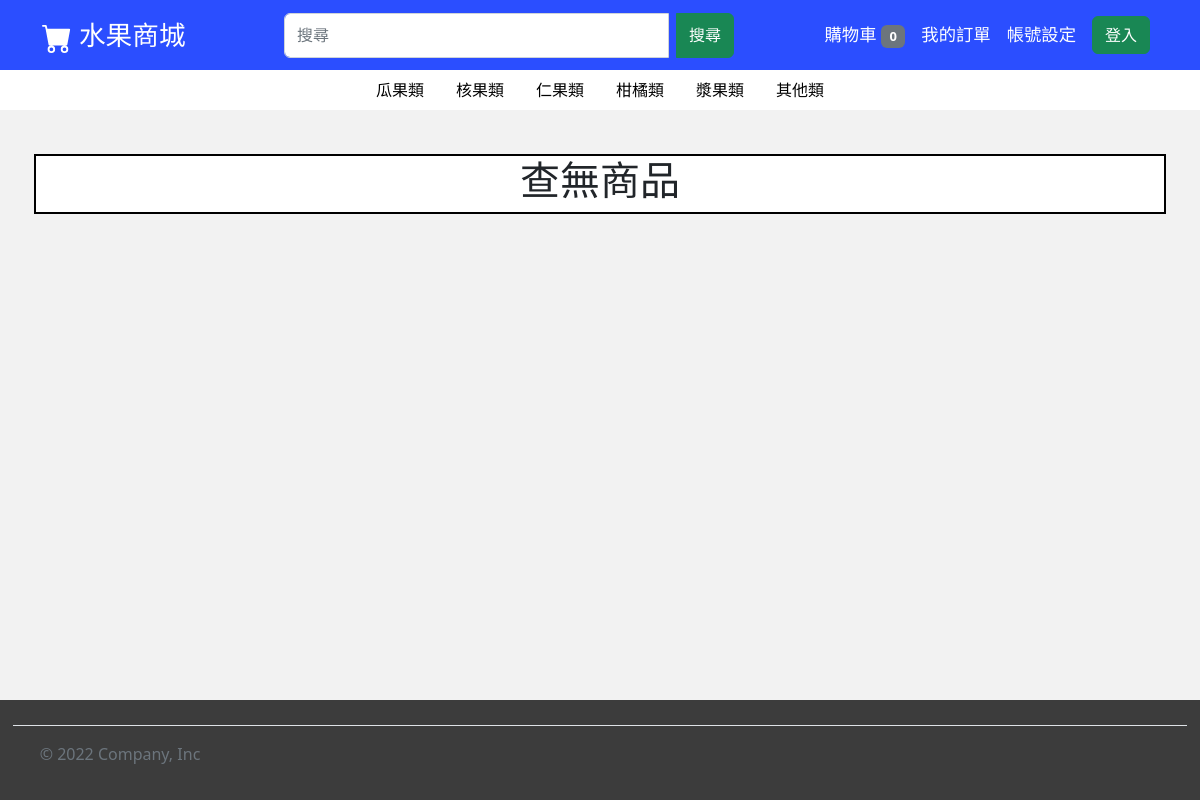
The app's page /html/Inquire.php?search=melon, older data.
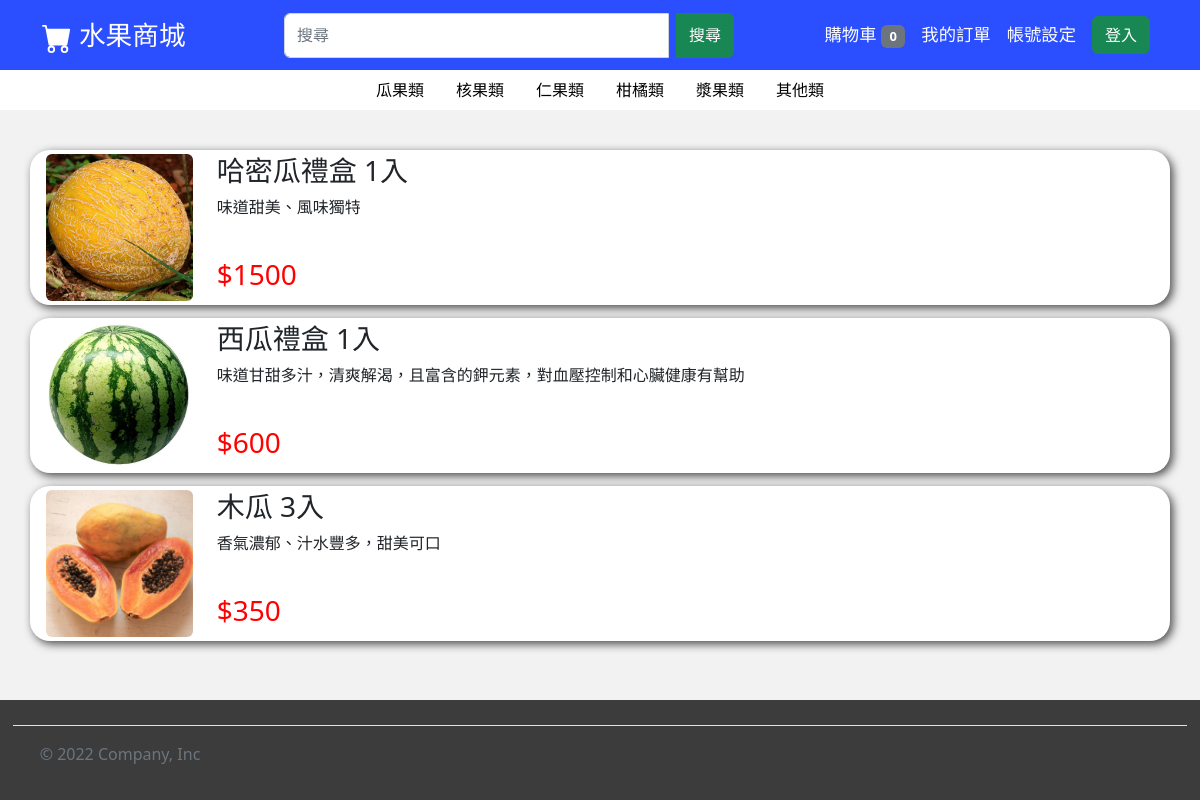
The same page, newer data.
### tables this page shows
CREATE TABLE `products` (
  `pID` varchar(20) NOT NULL,
  `pType` varchar(15) NOT NULL,
  `pName` varchar(20) NOT NULL,
  `pPrice` int(10) NOT NULL,
  `pQuantity` int(10) NOT NULL,
  `pImage` varchar(100) NOT NULL,
  `pIntroduce` varchar(100) NOT NULL,
  `pSales_volume` int(10) NOT NULL
);

### html/dbtools.inc.php (called while the page is built, shortened)
<?php
  function execute_sql($database, $sql, $link)
  {
    $result = mysql_query($sql, $link);
    return $result;
  }
?>

### html/Inquire.php (the view, shortened to what this page needs)
<!DOCTYPE html>
<html lang="zh-Hant">
<head>
    <link href="https://cdn.jsdelivr.net/npm/bootstrap@5.2.2/dist/css/bootstrap.min.css" rel="stylesheet"
>
    <link rel="stylesheet" type="text/css" href="../css/all_Web.css">
    <link rel="stylesheet" type="text/css" href="../css/Inquire.css">
</head>
<body>
<div id="wrapper">
<nav class="navbar navbar-dark navbar-expand-lg sticky-top">
        <div class="container">
            <a style="font-size: 20pt" class="navbar-brand" href="../html/home.php">
                水果商城
            </a>
            <div class="collapse navbar-collapse" id="navbarSupportedContent">
                <form style="width:450px" class="input-group mx-auto" id="Search" role="search" method="get" action="Inquire.php">
                    <input name="search" class="form-control me-2" type="search" placeholder="搜尋">
                    <button class="btn btn-success" type="submit">搜尋</button>
                </form>
                <ul class="navbar-nav align-items-center">
                    <li class="nav-item">
                        <a class="nav-link active" aria-current="page" href="../html/shopping_cart.php">
                            購物車
<?php
                        if(!empty($_SESSION['userID']))
                        {
                            require_once("dbtools.inc.php");
                            $link=create_connection();
                            $sql="call select_shappingCarNum(" . $_SESSION['userID'] . ")";
                            $result=execute_sql("shoppingdb", $sql, $link);
                            $car_num = mysql_fetch_row($result)[0];
                            if($car_num > 0)
                                echo "<span class=\"badge bg-danger\">$car_num</span>";
                            else
                                echo "<span class=\"badge bg-secondary\">0</span>";
                            mysql_close($link);
                        }
                        else
                            echo "<span class=\"badge bg-secondary\">0</span>";
?>
                        </a>
                    </li>
                    <li class="nav-item">
                        <a class="nav-link active" href="../html/order.php">我的訂單</a>
                    </li>
                    <li class="nav-item dropdown">
                        <a class="nav-link active" href="../html/account.php">帳號設定</a>
                    </li>
                    <li class="nav-item">
<?php
                    if(!empty($_SESSION['userName']) && !empty($_SESSION['userID']))
                    {
                        echo "
                        <form method=\"post\">
                            <button name=\"distory\" value=\"distory\" type=\"submit\" class=\"btn btn-success\">登出</button>
                        </from>";
                        if(!empty($_POST['distory'])) {
                            session_destroy();
                            echo "<script> location.replace(\"home.php\"); </script>";
                        }
                    }
                    else
                    {
                        echo "<a class=\"nav-link\" href=\"../html/login.php\"><button type=\"button\"
                                class=\"btn btn-success\">登入</button></a>";
                    }
?>
                    </li>
                </ul>
            </div>
        </div>
    </nav>
    <header>
        <ul class="nav justify-content-center">
            <li class="nav-item">
                <a class="nav-link" href="../html/Inquire.php?search=melon">瓜果類</a>
            </li>
            <li class="nav-item">
                <a class="nav-link" href="../html/Inquire.php?search=drupe">核果類</a>
            </li>
            <li class="nav-item">
                <a class="nav-link" href="../html/Inquire.php?search=pome_fruit">仁果類</a>
            </li>
            <li class="nav-item">
                <a class="nav-link" href="../html/Inquire.php?search=tangerine">柑橘類</a>
            </li>
            <li class="nav-item">
                <a class="nav-link" href="../html/Inquire.php?search=berry">漿果類</a>
            </li>
            <li class="nav-item">
                <a class="nav-link" href="../html/Inquire.php?search=other">其他類</a>
            </li>
        </ul>
    </header>
<?php
    if(!empty($_GET["search"]))
        $search = $_GET["search"];
    if(!empty($search))
    {
        require_once("dbtools.inc.php");
        $link=create_connection();
        $sql="call search('$search')";
        $result=execute_sql("shoppingdb", $sql, $link);
        if(!empty($result))
        {
                $data_num = mysql_num_rows($result);
            $total_fields = mysql_num_fields($result);
        }
        else
            $data_num = 0;
    }
    else
    {
        $data_num = 0;
    }
    echo"
    <main>
        <div style=\"margin-top: 30pt;\" class=\"container\">";
    if($data_num != 0)
    {
        $j = 1;
        while ($row = mysql_fetch_row($result) and $j <= $data_num)
        {
            for($i = 0; $i < $total_fields; $i+=6)
            {
                echo"
                <div id=\"commodity\" style=\"padding: 3pt;border-radius: 15pt;background-color: rgb(255, 255, 255);box-shadow: 3px 3px 10px rgba(0, 0, 0, 0.7);margin-bottom: 10pt;\" class=\"row justify-content-md-center\">
                    <div class=\"col-auto\">
                        <img id=\"commodity_image\" style=\"width:110pt;height:110pt\" src=\"" . $row[$i] . "\" class=\"rounded mx-autod-block\" alt=\"...\" onclick=\"location.href='../html/register.php?num=" . $row[$i+5] . "'\">
                    </div>
                    <div style=\"overflow: hidden;\" class=\"col\">
                        <h3 id=\"commodity_title\" style=\" height: 25pt;overflow: hidden;text-overflow: ellipsis;\"  onclick=\"location.href='../html/register.php?num=" . $row[$i+5] . "'\">
                                " . $row[$i+1] . "
                        </h3>
                        <p style=\"height: 35pt;overflow: hidden;text-overflow: ellipsis;\">
                            " . $row[$i+2] . "
                        </p>
                        <div class=\"row justify-content-md-start\">
                            <div class=\"col-auto\">
                                <h3 style=\"color: red;\">$" . $row[$i+3] . "</h3>
                            </div>
                        </div>
                    </div>
                </div>";
            }
            $j++;
        }
    }
    else if($data_num == 0)
    {
        echo"
        <div id=\"commodity\"
            <div style=\"padding: 3pt;\" class=\"row
                    justify-content-md-center\">
                <div style=\"border: 2pt solid black;background-color: rgb(255, 255, 255);\" class=\"col\">
                    <h1 style=\"text-align: center;\">";
                    if(!empty($_POST["search"]) || !empty($_GET["search"]))
                        echo "查無商品";
                    else
                        echo "未輸入查詢商品名稱";
        echo       "</h1>
                </div>
            </div>
        </div>";
    }
    echo"
        </div>
    </main>";
?>
</div>
    <div id="footer" class="container-fluid">
        <footer class="d-flex flex-wrap justify-content-between
                align-items-center py-3 my-4 border-top">
            <div class="col-md-4 d-flex align-items-center">
                <span style="margin-left: 20pt;" class="mb-3 mb-md-0 text-muted">&copy; 2022
                    Company, Inc</span>
            </div>
        </footer>
    </div>
</body>
</html>

### css/all_Web.css (style rules this page uses)
html, body { height: 100%; margin: 0; }
body { background-color: rgb(242, 242, 242); }
nav { font-size: 13pt; background-color: rgb(43, 78, 255); }
header { background-color: rgb(255, 255, 255); }
.nav-link { color: rgb(0, 0, 0); }
#Search { height: 45px; }
#wrapper { min-height: calc(100% - 130px); }
#footer { margin-top: 30px; height: 100px; border: 1pt solid rgb(60, 60, 60); background-color: rgb(60, 60, 60); }

### css/Inquire.css (style rules this page uses)
#commodity_image { cursor: pointer; }

Row changes from the older to the newer data that the page shows:
added products: pImage (picture), pName "哈密瓜禮盒 1入", pIntroduce "味道甜美、風味獨特", pPrice "1500"
added products: pImage (picture), pName "西瓜禮盒 1入", pIntroduce "味道甘甜多汁，清爽解渴，且富含的鉀元素，對血壓控制和心臟健康有幫助", pPrice "600"
added products: pImage (picture), pName "木瓜 3入", pIntroduce "香氣濃郁、汁水豐多，甜美可口", pPrice "350"
Text that changed along with them:
text no longer shown: "查無商品"
